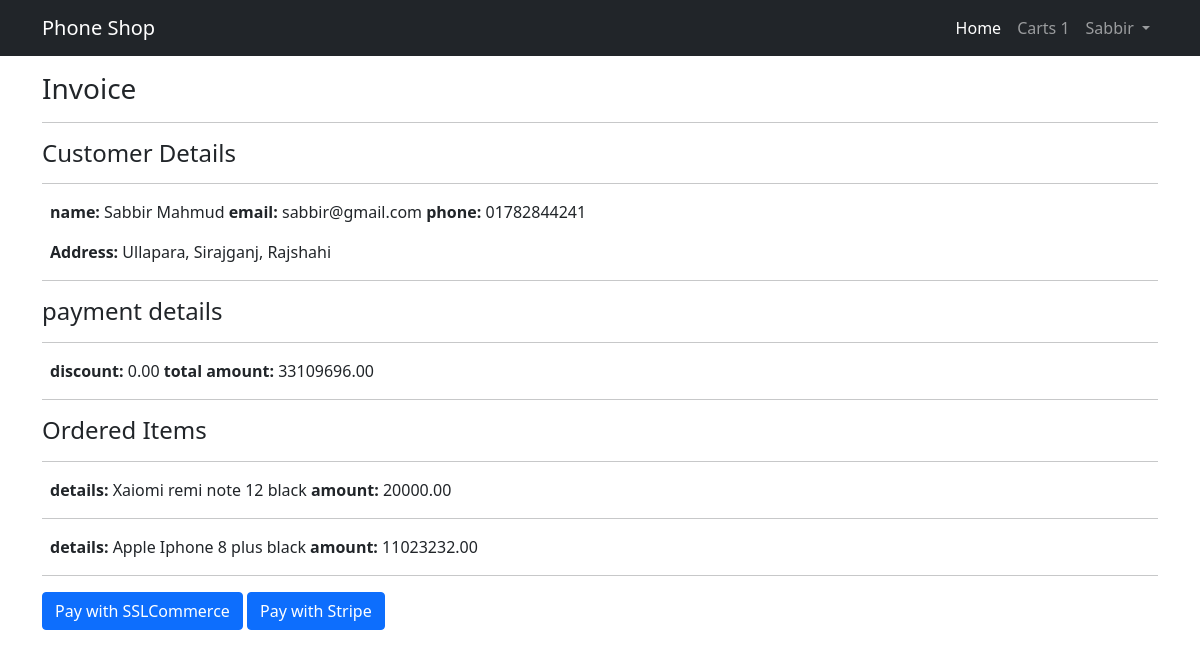
Page /payment/6/ (signed in) on the committed database.
### apps/authentications/models.py (models this page shows, shortened)
class User(AbstractBaseUser):
    genders = (
        ('Male', 'Male'),
        ('Female', 'Female'),
        ('Others', 'Others'),
    )
    email = models.EmailField(max_length=245, unique=True)
    phone = models.CharField(
        max_length=245, unique=True, blank=True, null=True)
    first_name = models.CharField(max_length=245)
    last_name = models.CharField(max_length=245)
    gender = models.CharField(max_length=245, choices=genders)
    staff = models.BooleanField(default=False)
    admin = models.BooleanField(default=False)
    USERNAME_FIELD = 'email'
    REQUIRED_FIELDS = []
    objects = UserManager()
    def __str__(self):
        return self.email

### apps/shop/models.py (models this page shows, shortened)
class Wrapper(models.Model):
    created_at = models.DateTimeField(auto_now_add=True)
    updated_at = models.DateTimeField(auto_now=True)
    class Meta:
        abstract = True

class Payment(Wrapper):
    user_id = models.ForeignKey(User, on_delete=models.CASCADE)
    orders = models.ManyToManyField(Order)
    carts = models.CharField(max_length=100, blank=True, null=True, default="")
    amount = models.DecimalField(max_digits=10, decimal_places=2, default=0)
    discount = models.DecimalField(max_digits=10, decimal_places=2, default=0)
    gateway = models.CharField(max_length=50, blank=True, null=True)
    payment_id = models.CharField(max_length=100, blank=True, null=True)
    payment_secret = models.CharField(max_length=100, blank=True, null=True)
    is_paid = models.BooleanField(default=False)
    payment_status = models.CharField(max_length=100, blank=True, null=True)
    delivery = models.ForeignKey(
        DeliveryAddress, on_delete=models.CASCADE, blank=True, null=True)

class DeliveryAddress(Wrapper):
    user_id = models.OneToOneField(User, on_delete=models.CASCADE)
    country = models.CharField(max_length=30)
    state = models.CharField(max_length=30)
    city = models.CharField(max_length=30)
    street_address = models.CharField(max_length=255)

class Order(Wrapper):
    phone_id = models.ForeignKey(Phone, on_delete=models.CASCADE)
    user_id = models.ForeignKey(User, on_delete=models.CASCADE)
    quantity = models.IntegerField()
    amount = models.DecimalField(max_digits=10, decimal_places=2)
    amount_charged = models.DecimalField(max_digits=10, decimal_places=2)
    discount = models.DecimalField(max_digits=10, decimal_places=2)
    delivery_charge = models.DecimalField(
        max_digits=10, decimal_places=2, default=100)

class Phone(Wrapper):
    brand_name = models.ForeignKey(Brand, on_delete=models.CASCADE)
    dp = models.ImageField(upload_to="shop/gallery",
                           default="shop/gallery/Apple-iPhone-8-Plus-Gold.jpg")
    model = models.CharField(max_length=50)
    colors = models.CharField(max_length=50)
    highlights = models.CharField(max_length=1000)
    price = models.DecimalField(max_digits=10, decimal_places=2)
    discount_price = models.DecimalField(
        max_digits=10, decimal_places=2)

class Brand(Wrapper):
    name = models.CharField(max_length=100)
    def __str__(self) -> str:
        return self.name

### apps/shop/views.py (the view)
# urls.py: path('payment/<str:pk>/', views.selectGateway, name="select-gateway"),
def selectGateway(request, pk):
    payment = Payment.objects.get(id=pk)
    context = {"payID": pk, "payment": payment}
    return render(request, "payments/gateway.html", context)

### apps/shop/context_processor.py (called while the page is built)
def carts(request):
    count = 0
    if Cart.objects.all().exists():
        count = Cart.objects.filter(user_id=request.user).count()
    return {"count": count}

### apps/shop/templates/payments/gateway.html
{% include 'base.html' %}
{% block Content %}
<section class="container">
  <section class="invoice my-3">
    <h3>Invoice</h3>
    <hr>
    <div>
      <h4>Customer Details</h4>
      <hr>
        <p class="mx-2"><span class="fw-bold">name:</span>  {{payment.user_id.first_name}} {{payment.user_id.last_name}}  <span class="fw-bold">email:</span>  {{payment.user_id}} <span class="fw-bold">phone:</span>  {{payment.user_id.phone}} </p>
      {% if payment.delivery %}
      <div>
        <p class="mx-2">
          <span class="fw-bold">Address:</span> {{payment.delivery.street_address}}, {{payment.delivery.city}}, {{payment.delivery.state}}
        </p>
      </div>
      {% else %}
      <p class="mx-2">No delivery details found</p>
      {% endif %}
    </div>
    <hr>
    <div>
      <h4>payment details</h4>
      <hr>
      <p class="mx-2"><span class="fw-bold">discount:</span> {{payment.discount}} <span class="fw-bold">total amount: </span>{{payment.amount}}</p>
    </div>
    <hr>
    <div>
      <h4>Ordered Items</h4>
      {% for order in payment.orders.all %}
      <hr>
      <p class="mx-2"><span class="fw-bold">details:</span> {{order.phone_id.brand_name}} {{order.phone_id.model}} {{order.phone_id.colors}} <span class="fw-bold">amount:</span>
        {{order.phone_id.discount_price}}</p>
      {% endfor %}
      <hr>
    </div>
    <a href="{% url 'ssl-com' payID  %}" class="btn btn-primary">Pay with SSLCommerce</a>
    <a href="{% url 'stripe-intent' payID %}" class="btn btn-primary">Pay with Stripe</a>
  </section>
</section>
{% endblock %}

### templates/base.html (shortened to what this page needs)
<!DOCTYPE html>
<html lang="en">
<head>
  <link href="https://cdn.jsdelivr.net/npm/bootstrap@5.0.2/dist/css/bootstrap.min.css" rel="stylesheet"
>
</head>
<body>
  <nav class="navbar navbar-expand-lg navbar-dark bg-dark static-top">
    <div class="container">
      <a class="navbar-brand" href="/">
        Phone Shop
      </a>
      <div class="collapse navbar-collapse" id="navbarSupportedContent">
        <ul class="navbar-nav ms-auto">
          <li class="nav-item">
            <a class="nav-link active" aria-current="page" href="/">Home</a>
          </li>
          <li class="nav-item">
            <a class="nav-link" href="{% url 'carts' %}">Carts {% if count %}{{count}}
            {% endif %}</a>
          </li>
          {% if request.user.is_authenticated %}
          <li class="nav-item dropdown">
            <a class="nav-link dropdown-toggle" href="#" id="navbarDropdown" role="button" data-bs-toggle="dropdown"
              aria-expanded="false">
              {{request.user.first_name}}
            </a>
          </li>
          {% else %}
          <li class="nav-item">
            <a class="nav-link" href="{% url 'login' %}">Login</a>
          </li>
          {% endif %}
        </ul>
      </div>
    </div>
  </nav>
</body>
</html>

### rows in the picture
User: user.first_name "Sabbir"
Payment: user_id.first_name "Sabbir", user_id.last_name "Mahmud", user_id "sabbir@gmail.com", user_id.phone "01782844241", delivery.street_address "Ullapara", delivery.city "Sirajganj", delivery.state "Rajshahi", discount "0.00", amount "33109696.00"
Order: phone_id.brand_name "Xaiomi", phone_id.model "remi note 12", phone_id.colors "black", phone_id.discount_price "20000.00"
Order: phone_id.brand_name "Apple", phone_id.model "Iphone 8 plus", phone_id.colors "black", phone_id.discount_price "11023232.00"

### other values in the picture
{{ count }} "1"
